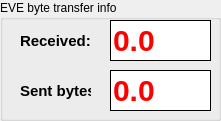
  <widget class="QGroupBox" name="groupBox_3" >
   <property name="geometry" >
    <rect>
     <x>10</x>
     <y>320</y>
     <width>221</width>
     <height>121</height>
    </rect>
   </property>
   <property name="title" >
    <string>EVE byte transfer info</string>
   </property>
   <widget class="QLabel" name="label_10" >
    <property name="geometry" >
     <rect>
      <x>20</x>
      <y>30</y>
      <width>72</width>
      <height>21</height>
     </rect>
    </property>
    <property name="styleSheet" >
     <string>QLabel
 {
   border-width: 1px;  
   border-color: black;
   font: bold 15px;
 }
</string>
    </property>
    <property name="text" >
     <string>Received:</string>
    </property>
   </widget>
   <widget class="QLineEdit" name="IDC_ComByteCounter" >
    <property name="geometry" >
     <rect>
      <x>110</x>
      <y>20</y>
      <width>101</width>
      <height>41</height>
     </rect>
    </property>
    <property name="styleSheet" >
     <string>QLineEdit
 {
   background-color: white;
   border-style: outset;
   border-width: 1px;  
   border-color: black;
   font: bold 30px;
   color: red;
 }
</string>
    </property>
    <property name="text" >
     <string>0.0</string>
    </property>
   </widget>
   <widget class="QLineEdit" name="IDC_ComByteCounterSent" >
    <property name="geometry" >
     <rect>
      <x>110</x>
      <y>70</y>
      <width>101</width>
      <height>41</height>
     </rect>
    </property>
    <property name="styleSheet" >
     <string>QLineEdit
 {
   background-color: white;
   border-style: outset;
   border-width: 1px;  
   border-color: black;
   font: bold 30px;
   color: red;
 }
</string>
    </property>
    <property name="text" >
     <string>0.0</string>
    </property>
   </widget>
   <widget class="QLabel" name="label_11" >
    <property name="geometry" >
     <rect>
      <x>20</x>
      <y>80</y>
      <width>71</width>
      <height>21</height>
     </rect>
    </property>
    <property name="styleSheet" >
     <string>QLabel
 {
   border-width: 1px;  
   border-color: black;
   font: bold 15px;
 }
</string>
    </property>
    <property name="text" >
     <string>Sent bytes:</string>
    </property>
   </widget>
  </widget>
